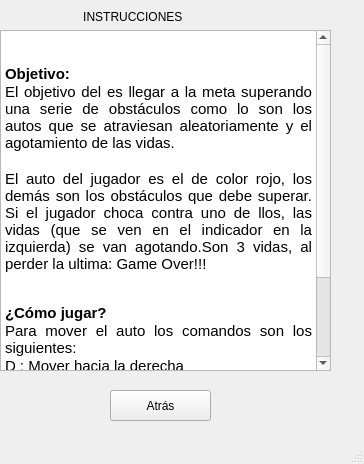
<?xml version="1.0" encoding="UTF-8"?>
<ui version="4.0">
 <class>MainWindow</class>
 <widget class="QMainWindow" name="MainWindow">
  <property name="geometry">
   <rect>
    <x>0</x>
    <y>0</y>
    <width>364</width>
    <height>464</height>
   </rect>
  </property>
  <property name="windowTitle">
   <string>MainWindow</string>
  </property>
  <widget class="QWidget" name="centralwidget">
   <widget class="QPushButton" name="atras">
    <property name="geometry">
     <rect>
      <x>110</x>
      <y>390</y>
      <width>101</width>
      <height>31</height>
     </rect>
    </property>
    <property name="text">
     <string>Atrás</string>
    </property>
   </widget>
   <widget class="QWidget" name="verticalWidget" native="true">
    <property name="geometry">
     <rect>
      <x>0</x>
      <y>10</y>
      <width>331</width>
      <height>361</height>
     </rect>
    </property>
    <layout class="QVBoxLayout" name="verticalLayout_2">
     <item>
      <widget class="QLabel" name="label_">
       <property name="text">
        <string>                         INSTRUCCIONES</string>
       </property>
      </widget>
     </item>
     <item>
      <widget class="QTextBrowser" name="textBrowser">
       <property name="html">
        <string>&lt;!DOCTYPE HTML PUBLIC &quot;-//W3C//DTD HTML 4.0//EN&quot; &quot;http://www.w3.org/TR/REC-html40/strict.dtd&quot;&gt;
&lt;html&gt;&lt;head&gt;&lt;meta name=&quot;qrichtext&quot; content=&quot;1&quot; /&gt;&lt;style type=&quot;text/css&quot;&gt;
p, li { white-space: pre-wrap; }
&lt;/style&gt;&lt;/head&gt;&lt;body style=&quot; font-family:'MS Shell Dlg 2'; font-size:8.25pt; font-weight:400; font-style:normal;&quot;&gt;
&lt;p style=&quot; margin-top:0px; margin-bottom:0px; margin-left:0px; margin-right:0px; -qt-block-indent:0; text-indent:0px;&quot;&gt;&lt;span style=&quot; font-family:'Ubuntu'; font-size:11pt;&quot;&gt;&lt;br /&gt;&lt;/span&gt;&lt;/p&gt;
&lt;p align=&quot;justify&quot; style=&quot; margin-top:0px; margin-bottom:0px; margin-left:0px; margin-right:0px; -qt-block-indent:0; text-indent:0px;&quot;&gt;&lt;span style=&quot; font-family:'Ubuntu'; font-size:11pt; font-weight:600;&quot;&gt;Objetivo:&lt;/span&gt;&lt;/p&gt;
&lt;p align=&quot;justify&quot; style=&quot; margin-top:0px; margin-bottom:0px; margin-left:0px; margin-right:0px; -qt-block-indent:0; text-indent:0px;&quot;&gt;&lt;span style=&quot; font-family:'Ubuntu'; font-size:11pt;&quot;&gt;El objetivo del es llegar a la meta superando una serie de obstáculos como lo son los autos que se atraviesan aleatoriamente y el agotamiento de las vidas.&lt;/span&gt;&lt;/p&gt;
&lt;p align=&quot;justify&quot; style=&quot;-qt-paragraph-type:empty; margin-top:0px; margin-bottom:0px; margin-left:0px; margin-right:0px; -qt-block-indent:0; text-indent:0px; font-family:'Ubuntu'; font-size:11pt;&quot;&gt;&lt;br /&gt;&lt;/p&gt;
&lt;p align=&quot;justify&quot; style=&quot; margin-top:0px; margin-bottom:0px; margin-left:0px; margin-right:0px; -qt-block-indent:0; text-indent:0px;&quot;&gt;&lt;span style=&quot; font-family:'Ubuntu'; font-size:11pt;&quot;&gt;El auto del jugador es el de color rojo, los demás son los obstáculos que debe superar. Si el jugador choca contra uno de llos, las vidas (que se ven en el indicador en la izquierda) se van agotando.Son 3 vidas, al perder la ultima: Game Over!!!&lt;/span&gt;&lt;/p&gt;
&lt;p style=&quot; margin-top:12px; margin-bottom:0px; margin-left:40px; margin-right:40px; -qt-block-indent:0; text-indent:0px; line-height:106%;&quot;&gt;&lt;span style=&quot; font-family:'DejaVu Serif, serif'; font-size:11pt; color:#00000a;&quot;&gt; &lt;/span&gt;&lt;/p&gt;
&lt;p align=&quot;justify&quot; style=&quot; margin-top:0px; margin-bottom:0px; margin-left:0px; margin-right:0px; -qt-block-indent:0; text-indent:0px;&quot;&gt;&lt;span style=&quot; font-family:'Ubuntu'; font-size:11pt; font-weight:600;&quot;&gt;¿Cómo jugar?&lt;/span&gt;&lt;/p&gt;
&lt;p align=&quot;justify&quot; style=&quot; margin-top:0px; margin-bottom:0px; margin-left:0px; margin-right:0px; -qt-block-indent:0; text-indent:0px;&quot;&gt;&lt;span style=&quot; font-family:'Ubuntu'; font-size:11pt;&quot;&gt;Para mover el auto los comandos son los siguientes:&lt;/span&gt;&lt;/p&gt;
&lt;p align=&quot;justify&quot; style=&quot; margin-top:0px; margin-bottom:0px; margin-left:0px; margin-right:0px; -qt-block-indent:0; text-indent:0px;&quot;&gt;&lt;span style=&quot; font-family:'Ubuntu'; font-size:11pt;&quot;&gt;D : Mover hacia la derecha&lt;/span&gt;&lt;/p&gt;
&lt;p align=&quot;justify&quot; style=&quot; margin-top:0px; margin-bottom:0px; margin-left:0px; margin-right:0px; -qt-block-indent:0; text-indent:0px;&quot;&gt;&lt;span style=&quot; font-family:'Ubuntu'; font-size:11pt;&quot;&gt;A : Mover hacia la izquierda&lt;/span&gt;&lt;/p&gt;
&lt;p align=&quot;justify&quot; style=&quot;-qt-paragraph-type:empty; margin-top:0px; margin-bottom:0px; margin-left:0px; margin-right:0px; -qt-block-indent:0; text-indent:0px; font-family:'Ubuntu'; font-size:11pt;&quot;&gt;&lt;br /&gt;&lt;/p&gt;
&lt;p align=&quot;justify&quot; style=&quot; margin-top:0px; margin-bottom:0px; margin-left:0px; margin-right:0px; -qt-block-indent:0; text-indent:0px;&quot;&gt;&lt;span style=&quot; font-family:'Ubuntu'; font-size:11pt; font-weight:600;&quot;&gt;¿Cómo se gana?&lt;/span&gt;&lt;/p&gt;
&lt;p align=&quot;justify&quot; style=&quot; margin-top:0px; margin-bottom:0px; margin-left:0px; margin-right:0px; -qt-block-indent:0; text-indent:0px;&quot;&gt;&lt;span style=&quot; font-family:'Ubuntu'; font-size:11pt;&quot;&gt;El tiempo para superar la carrera es de 1:30(un minuto, treinta segundos) si logra llegar superando los obstáculos, ha ganado!!!!&lt;/span&gt;&lt;/p&gt;&lt;/body&gt;&lt;/html&gt;</string>
       </property>
      </widget>
     </item>
    </layout>
   </widget>
  </widget>
  <widget class="QMenuBar" name="menubar">
   <property name="geometry">
    <rect>
     <x>0</x>
     <y>0</y>
     <width>364</width>
     <height>21</height>
    </rect>
   </property>
  </widget>
  <widget class="QStatusBar" name="statusbar"/>
 </widget>
 <resources/>
 <connections/>
</ui>
